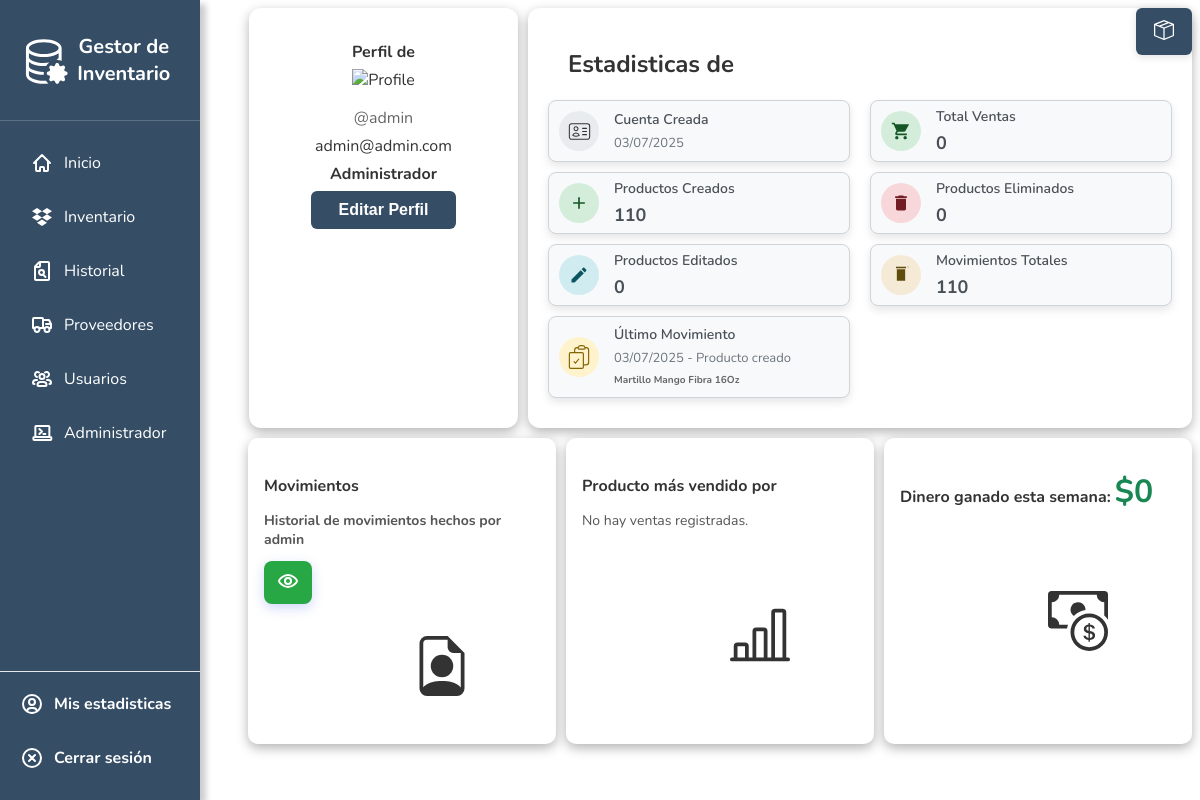
/profile/ (signed in), run on the app's committed database.
### inventory/models.py (models this page shows, shortened)
class HistorialMovimiento(models.Model):
    producto_id = models.IntegerField()
    nombre_producto = models.CharField(max_length=200)
    tipo_producto = models.CharField(max_length=50)
    codigo_barras = models.CharField(max_length=100, blank=True, null=True)
    fecha = models.DateTimeField(default=now)
    cambio_stock = models.IntegerField()
    stock_final = models.IntegerField()
    motivo = models.CharField(max_length=255, blank=True)
    usuario = models.ForeignKey(User, on_delete=models.SET_NULL, null=True, blank=True)
    precio = models.IntegerField()  # Assuming you want to track the price in the history
    boleta_codigo = models.CharField(max_length=32, blank=True, null=True, help_text="Código de boleta chileno (opcional)")

### inventory/views.py (the view)
# urls.py: path('profile/', profile, name='profile'),
@login_required
def profile(request):
    user = request.user
    productos_creados = HistorialMovimiento.objects.filter(
        usuario=user,
        motivo='Producto creado'
    ).count()
    productos_editados = HistorialMovimiento.objects.filter(
        usuario=user,
    ).filter(
        Q(motivo='Producto editado') |
        Q(motivo='Edición manual') |
        Q(motivo='Corrección precio') |
        Q(motivo='Corrección nombre') |
        Q(motivo__icontains='ajuste de inventario') |
        Q(motivo__icontains='uso interno') |
        Q(motivo__icontains='otro')
    ).count()
    productos_eliminados = HistorialMovimiento.objects.filter(
        usuario=user,
        motivo='Producto eliminado'
    ).count()
    from django.db.models import F, ExpressionWrapper, IntegerField, Sum
    from django.utils import timezone
    now = timezone.now()
    week_start = now - timezone.timedelta(days=now.weekday())
    month_start = now.replace(day=1)
    year_start = now.replace(month=1, day=1)
    total_ventas = HistorialMovimiento.objects.filter(
        usuario=user,
        motivo__iexact='venta',
        cambio_stock__lt=0
    ).aggregate(total=Sum(-F('cambio_stock')))['total'] or 0
    total_recaudado = HistorialMovimiento.objects.filter(
        usuario=user,
        motivo__iexact='venta',
        cambio_stock__lt=0
    ).annotate(
        total_venta=ExpressionWrapper(F('precio') * -F('cambio_stock'), output_field=IntegerField())
    ).aggregate(total=Sum('total_venta'))['total'] or 0
    recaudado_semana = HistorialMovimiento.objects.filter(
        usuario=user,
        motivo__iexact='venta',
        cambio_stock__lt=0,
        fecha__gte=week_start
    ).annotate(
        total_venta=ExpressionWrapper(F('precio') * -F('cambio_stock'), output_field=IntegerField())
    ).aggregate(total=Sum('total_venta'))['total'] or 0
    recaudado_mes = HistorialMovimiento.objects.filter(
        usuario=user,
        motivo__iexact='venta',
        cambio_stock__lt=0,
        fecha__gte=month_start
    ).annotate(
        total_venta=ExpressionWrapper(F('precio') * -F('cambio_stock'), output_field=IntegerField())
    ).aggregate(total=Sum('total_venta'))['total'] or 0
    recaudado_anio = HistorialMovimiento.objects.filter(
        usuario=user,
        motivo__iexact='venta',
        cambio_stock__lt=0,
        fecha__gte=year_start
    ).annotate(
        total_venta=ExpressionWrapper(F('precio') * -F('cambio_stock'), output_field=IntegerField())
    ).aggregate(total=Sum('total_venta'))['total'] or 0
    total_movimientos = HistorialMovimiento.objects.filter(
        usuario=user
    ).count()
    ultimo_movimiento = HistorialMovimiento.objects.filter(
        usuario=user
    ).order_by('-fecha').first()
    mas_vendido = (
        HistorialMovimiento.objects
        .filter(usuario=user, motivo__iexact='venta')
        .values('nombre_producto')
        .annotate(total_vendido=Sum(-F('cambio_stock')))
        .order_by('-total_vendido', 'nombre_producto')
        .first()
    )
    recaudado_semana_global = HistorialMovimiento.objects.filter(
        motivo__iexact='venta',
        cambio_stock__lt=0,
        fecha__gte=week_start
    ).annotate(
        total_venta=ExpressionWrapper(F('precio') * -F('cambio_stock'), output_field=IntegerField())
    ).aggregate(total=Sum('total_venta'))['total'] or 0
    context = {
        'user': user,
        'productos_creados': productos_creados,
        'productos_editados': productos_editados,
        'productos_eliminados': productos_eliminados,
        'total_ventas': total_ventas,
        'total_movimientos': total_movimientos,
        'ultimo_movimiento': ultimo_movimiento,
        'mas_vendido': mas_vendido,
        'total_recaudado': total_recaudado,
        'recaudado_semana': recaudado_semana,
        'recaudado_mes': recaudado_mes,
        'recaudado_anio': recaudado_anio,
        'recaudado_semana_global': recaudado_semana_global,
    }
    return render(request, 'inv/profile.html', context)

### inventory/templatetags/number_filters.py (called while the page is built)
@register.filter
def comma_miles(value):
    try:
        return f"{int(value):,}".replace(",", ".")
    except:
        return value

### inventory/templates/inv/profile.html (shortened to what this page needs)
{% extends 'inv/base.html' %}
{% load static %}
{% load number_filters %}
{% block body %}
<body>
  <div class="dashboard">
    <div class="card profile" style="margin-left: 1px; padding-top: 10%;">
      <p><strong>Perfil de {{ user.first_name }} {{ user.last_name }}</strong></p>
      <img src="https://cdn-icons-png.flaticon.com/512/847/847969.png" alt="Profile" />
      <p class="role">@{{ user.username }}</p>
      <p>{{ user.email|default:"No especificado" }}</p>
      <p> <span class="perfil-value">
          {% if user.is_staff %}
          <strong><span class="badge bg-primary">Administrador</span></strong>
          {% else %}
          <strong><span class="badge bg-secondary">Usuario</span></strong>
          {% endif %}
        </span></p>
      <button class="add-product-btn" onclick="window.location.href='{% url 'user_edit' user.pk %}'">Editar
        Perfil</button>
    </div>
    <div class="card">
      <div class="welcome">
        <div>
          <h2>Estadisticas de {{ user.first_name }} {{ user.last_name }}</h2>
        </div>
      </div>
      <div class="user-stats">
        <div class="row">
          <div class="col-md-6">
            <div class="stat-item mb-3">
              <div class="stat-icon">
              </div>
              <div class="stat-content">
                <h5>Cuenta Creada</h5>
                <p>{{ user.date_joined|date:"d/m/Y" }}</p>
              </div>
            </div>
            <div class="stat-item mb-3">
              <div class="stat-icon text-success">
                <svg width="20" height="20" fill="currentColor" viewBox="0 0 24 24">
                  <path d="M19 13h-6v6h-2v-6H5v-2h6V5h2v6h6v2z" />
                </svg>
              </div>
              <div class="stat-content">
                <h5>Productos Creados</h5>
                <p class="stat-number">{{ productos_creados }}</p>
              </div>
            </div>
            <div class="stat-item mb-3">
              <div class="stat-icon text-primary">
                <svg width="20" height="20" fill="currentColor" viewBox="0 0 24 24">
                  <path
                    d="M3 17.25V21h3.75L17.81 9.94l-3.75-3.75L3 17.25zM20.71 7.04c.39-.39.39-1.02 0-1.41l-2.34-2.34c-.39-.39-1.02-.39-1.41 0l-1.83 1.83 3.75 3.75 1.83-1.83z" />
                </svg>
              </div>
              <div class="stat-content">
                <h5>Productos Editados</h5>
                <p class="stat-number">{{ productos_editados }} </p>
              </div>
            </div>
            <div class="stat-item mb-3" style="height: 80px;">
              <div class="stat-icon text-warning">
              </div>
              <div class="stat-content">
                <h5>Último Movimiento</h5>
                {% if ultimo_movimiento %}
                <p>{{ ultimo_movimiento.fecha|date:"d/m/Y" }} - {{ ultimo_movimiento.motivo }}</p>
                <small class="text-muted" style="font-size: x-small;">{{ ultimo_movimiento.nombre_producto }}</small>
                {% else %}
                <p class="text-muted">Sin movimientos registrados</p>
                {% endif %}
              </div>
            </div>
          </div>
          <div class="col-md-6">
            <div class="stat-item mb-3">
              <div class="stat-icon text-success">
              </div>
              <div class="stat-content">
                <h5>Total Ventas</h5>
                <p class="stat-number">{{ total_ventas }}</p>
              </div>
            </div>
            <div class="stat-item mb-3">
              <div class="stat-icon text-danger">
                <svg width="20" height="20" fill="currentColor" viewBox="0 0 24 24">
                  <path d="M6 19c0 1.1.9 2 2 2h8c1.1 0 2-.9 2-2V7H6v12zM19 4h-3.5l-1-1h-5l-1 1H5v2h14V4z" />
                </svg>
              </div>
              <div class="stat-content">
                <h5>Productos Eliminados</h5>
                <p class="stat-number">{{ productos_eliminados }}</p>
              </div>
            </div>
            <div class="stat-item mb-3">
              <div class="stat-icon text-info">
                <svg width="20" height="20" fill="currentColor" viewBox="0 0 24 24">
                  <path d="M9 11H7v6h2v-6zm4 0h-2v6h2v-6zm4 0h-2v6h2v-6zm2.5-9H6v2h12V2h3.5l-1 1zm-2.5 3H7v14h10V5z" />
                </svg>
              </div>
              <div class="stat-content">
                <h5>Movimientos Totales</h5>
                <p class="stat-number">{{ total_movimientos }}</p>
              </div>
            </div>
          </div>
        </div>
      </div>
    </div>
  </div>
  <div class="modules">
    <div class="module-card" style="display: grid;
  grid-template-columns: repeat(auto-fit, minmax(200px, 1fr));">
      <div class="stat-item-seller">
        <h4>Movimientos</h4>
        <p><strong>Historial de movimientos hechos por {{ user.username }}</strong></p>
        <button class="btn-view-mov" onclick="window.location.href='{% url 'user_mov' %}'">
        </button>
      </div>
    </div>
    <div class="module-card" style="display: grid;
  grid-template-columns: repeat(auto-fit, minmax(200px, 1fr));">
      <div class="stat-item-seller">
        <h4>Producto más vendido por {{ user.first_name }}</h4>
        {% if mas_vendido %}
        <p><strong>{{ mas_vendido.nombre_producto }}</strong></p>
        <p class="stat-number">Ventas: {{ mas_vendido.total_vendido }}</p>
        {% else %}
        <p>No hay ventas registradas.</p>
        {% endif %}
      </div>
    </div>
  <div class="module-card" style="display: grid;
  grid-template-columns: repeat(auto-fit, minmax(200px, 1fr));">
      <div class="stat-item-seller">
        <div class="money-earned" style="margin-top: 1em;">
        <span style="font-weight: bold;">Dinero ganado esta semana:</span>
        <span style="font-size: 4vh; color: #198754; font-weight: bold;">${{ recaudado_semana|comma_miles }}</span>
      </div>
      </div>
    </div>
</body>
</html>
{% include 'inv/cart_panel.html' %}
{% endblock %}

### inventory/static/css/style.css (style rules this page uses)
.add-product-btn { font-size: 1rem; font-weight: bold; background-color: #354e66; color: #fff; padding: 10px 28px; border: none; border-radius: 6px; cursor: pointer; transition: background 0.2s; text-decoration: none; }
.btn-view-mov { border: none; border-radius: 1vh; padding: 1vh 1.5vh ; color: white; cursor: pointer; transition: all 0.3s ease; box-shadow: 0 4px 12px rgba(102, 126, 234, 0.3); }
.module-card { transition: transform 0.3s ease; }
.user-stats { max-height: 400px; }
.user-stats .row { gap: 20px; display: flex; }
.stat-item { border: 1px solid #ced4da; display: flex; align-items: center; margin-bottom: 10px !important; background: #f8f9fa; border-radius: 8px; transition: all 0.3s ease; width: 300px; height: 60px; box-shadow: 0 4px 8px rgba(0, 0, 0, 0.1); }
.stat-icon { margin: 10px; width: 40px; height: 40px; display: flex; align-items: center; justify-content: center; border-radius: 50%; background: #e9ecef; margin-right: 15px; }
.stat-icon.text-success { background: #d4edda; color: #155724; }
.stat-icon.text-primary { background: #d1ecf1; color: #0c5460; }
.stat-icon.text-danger { background: #f8d7da; color: #721c24; }
.stat-icon.text-info { background: #f5ead6; color: #604c0c; }
.stat-icon.text-warning { background: #fff3cd; color: #856404; }
.stat-content h5 { margin: 0 0 5px 0; font-size: 14px; font-weight: 600; color: #495057; }
.stat-content p { margin: 0; font-size: 13px; color: #6c757d; }
.stat-number { font-size: 18px !important; font-weight: bold !important; color: #495057 !important; }
.text-success { color: green; font-weight: bold; }
.text-danger { color: red; font-weight: bold; }
.text-muted { color: #666; font-weight: bold; }

### data on the page
HistorialMovimiento: fecha "03/07/2025", motivo "Producto creado", nombre_producto "Martillo Mango Fibra 16Oz"

### other printed values
{{ user.username }} "admin"
{{ user.email|default:"No especificado" }} "admin@admin.com"
{{ user.date_joined|date:"d/m/Y" }} "03/07/2025"
{{ productos_creados }} "110"
{{ productos_editados }} "0"
{{ total_ventas }} "0"
{{ productos_eliminados }} "0"
{{ total_movimientos }} "110"
{{ recaudado_semana|comma_miles }} "0"
